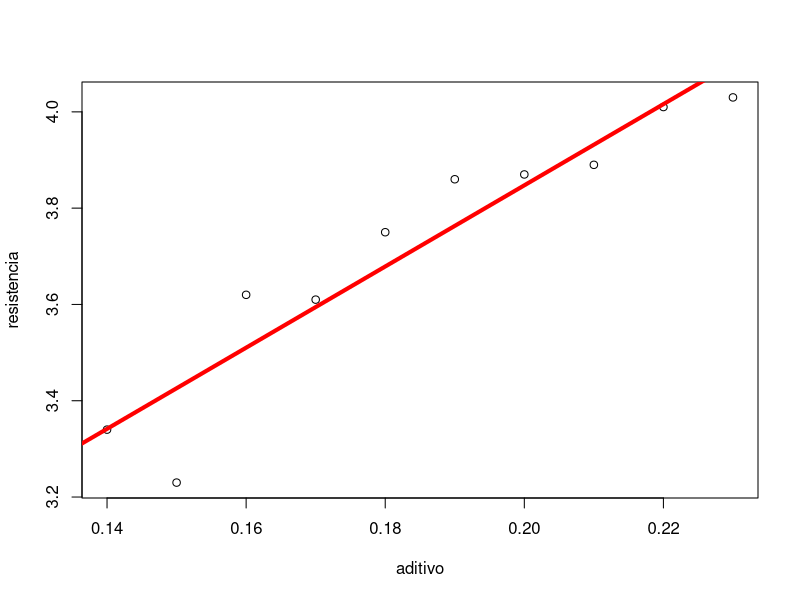

Write R code to recreate this figure.
aditivo <- c(0.14, 0.15, 0.16, 0.17, 0.18, 0.19, 0.20, 0.21, 0.22, 0.23)
resistencia <- c(3.34, 3.23, 3.62, 3.61, 3.75, 3.86, 3.87, 3.89, 4.01, 4.03)

plot(aditivo, resistencia)

# Variabilidad total

varTotal <- sum((resistencia-mean(resistencia))**2) 


# Intervalo 

# B1
B1 <- cov(aditivo,resistencia)/var(aditivo)

# B0
B0 <- mean(resistencia) - B1*mean(aditivo)
abline(a = B0, b = B1, col = "red", lwd = 4)

#S2
n=length(aditivo)
p=2
resistencia_sombrero <- B0 + B1*aditivo

S2 <- sum((resistencia-resistencia_sombrero)**2)/(n-p)

# --------------- inciso b - Intervalo de confianza
x0 = 0.197
leverage <- (x0 - mean(aditivo))^2 / sum((aditivo - mean(aditivo))^2)

SE <- sqrt(S2 * ((1/n)+leverage))

SCx <- sum((aditivo-mean(aditivo))^2)

# --------------- inciso c - Intervalo de prediccion
sigma2 <- sqrt(S2 * (1 + (1/n) + leverage))
